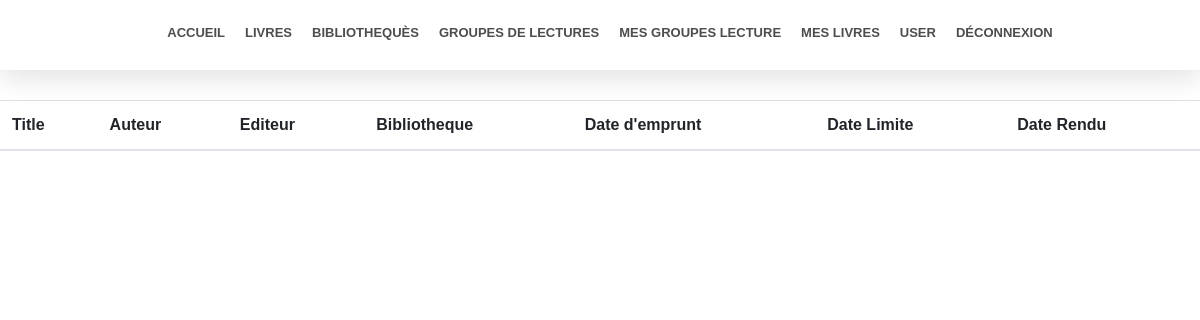
Before: /meslivres (signed in) with the older database file.
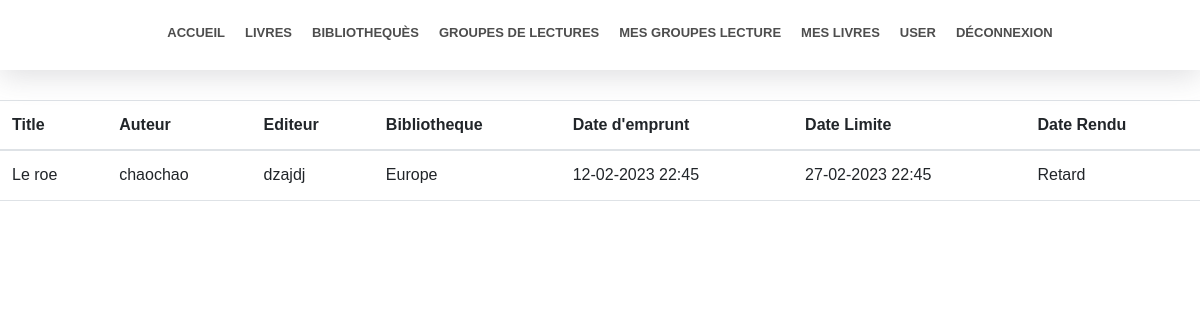
After: the same page with the newer database file.
### accounts/models.py (models this page shows, shortened)
class Pret(models.Model):
    date = models.DateTimeField(auto_now=True)
    user = models.ForeignKey(CustomUser, on_delete=models.CASCADE)
    livre = models.ForeignKey(Livre, on_delete=models.CASCADE)
    dateend = models.DateTimeField()
    daterendu = models.DateTimeField(default=None, blank=True, null=True)

class Livre(models.Model):
    titre = models.CharField(max_length=60)
    auteur = models.CharField(max_length=60)
    jaquette = models.CharField(max_length=60)
    editeur = models.CharField(max_length=60)
    collection = models.CharField(max_length=60)
    genre = models.CharField(max_length=60)
    dispo = models.BooleanField(default=True)
    biblio = models.ForeignKey(Biliotheque, on_delete=models.CASCADE)

class Biliotheque(models.Model):
    name = models.CharField(max_length=60)
    adresse = models.CharField(max_length=60)
    ville = models.CharField(max_length=50)
    cp = models.CharField(max_length=60)

### livre/views.py (the view)
# urls.py: path('meslivres', livre_views.meslivres, name="meslivres"),
@login_required()
def meslivres(request):
    context = {}
    now = datetime.now()
    context["todaynow"] = now.replace(tzinfo=pytz.utc)
    context["prets"] = Pret.objects.filter(user_id=request.user.pk)
    return render(request, 'livre/meslivres.html', context=context)

### templates/livre/meslivres.html
{% extends 'index.html' %}
{% block content %}
    <div style="height: 100px"></div>
    <section style="max-width: 1400px;margin: auto;">
        <table class="table">
            <thead>
                <tr>
                    <th>Title</th>
                    <th>Auteur</th>
                    <th>Editeur</th>
                    <th>Bibliotheque</th>
                    <th>Date d'emprunt</th>
                    <th>Date Limite</th>
                    <th>Date Rendu</th>
                </tr>
            </thead>
            <tbody>
                {% for pret in prets %}
                    <tr>
                        <td>{{ pret.livre.titre }}</td>
                        <td>{{ pret.livre.auteur }}</td>
                        <td>{{ pret.livre.editeur }}</td>
                        <td>{{ pret.livre.biblio.name }}</td>
                        <td>{{ pret.date|date:"d-m-Y H:i" }}</td>
                        <td>{{ pret.dateend|date:"d-m-Y H:i" }}</td>
                        {% if pret.daterendu %}
                            <td>{{ pret.daterendu|date:"d-m-Y H:i" }}</td>
                        {% elif pret.dateend <= todaynow %}
                            <td>Retard <iconify-icon icon="material-symbols:circle" style="color: red;" width="24" class="icone-center"></iconify-icon></td>
                        {% else %}
                            <td>Il vous reste {{ todaynow|timesince:pret.dateend }}<iconify-icon icon="material-symbols:circle" style="color: green;" width="24" class="icone-center"></iconify-icon></td>
                        {% endif %}
                    </tr>
                {% endfor %}
            </tbody>
        </table>
    </section>
{% endblock %}

Changed rows visible on the page:
added Pret: livre.titre "Le roe", livre.auteur "chaochao", livre.editeur "dzajdj", livre.biblio.name "Europe", date "12-02-2023 22:45", dateend "27-02-2023 22:45", shows "Retard"
